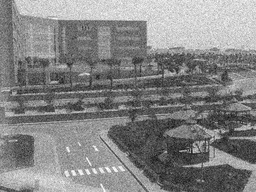
#> input picture Assignment 1/Task 2/GUC.jpg, 256 x 192 px, shrunk from 500 x 375 before the run
$ python task2.py
#> lines starting #> are read from the running program, lines starting #| are printed output that depends on the picture
import copy
from PIL import Image
import numpy as np
import matplotlib.pyplot as plt

#~~~~~~~~~~~~~~~~~~~~~~~~~~~~~~~~~~~~~~~~~~~~~~~~~~~~~~~~~~~~~~~~~~~~~~~~~~~~~~~~~~~~~~~~~~~~~~~~~~~~~~~~~~~~~~~~~~~~~~~~~~~~~~~~~~~~~
# reading an image

image = plt.imread('GUC.jpg')
#> image is the input picture: shape (192, 256); min 13, max 255, mean 132

#~~~~~~~~~~~~~~~~~~~~~~~~~~~~~~~~~~~~~~~~~~~~~~~~~~~~~~~~~~~~~~~~~~~~~~~~~~~~~~~~~~~~~~~~~~~~~~~~~~~~~~~~~~~~~~~~~~~~~~~~~~~~~~~~~~~~~
# ideal filter function

def ideal(distance, cutoff_distance):
    return 1 if distance <= cutoff_distance else 0

#~~~~~~~~~~~~~~~~~~~~~~~~~~~~~~~~~~~~~~~~~~~~~~~~~~~~~~~~~~~~~~~~~~~~~~~~~~~~~~~~~~~~~~~~~~~~~~~~~~~~~~~~~~~~~~~~~~~~~~~~~~~~~~~~~~~~~
# butterworth filter function

def butterworth(order, distance, cutoff_distance):
    power = 2*order
    return (1/(1+((distance/cutoff_distance)**power)))

#~~~~~~~~~~~~~~~~~~~~~~~~~~~~~~~~~~~~~~~~~~~~~~~~~~~~~~~~~~~~~~~~~~~~~~~~~~~~~~~~~~~~~~~~~~~~~~~~~~~~~~~~~~~~~~~~~~~~~~~~~~~~~~~~~~~~~
# gaussian filter function

def gaussian(distance, cutoff_distance):
    numerator = (-1) * (distance**2)
    denominator = (2) * (cutoff_distance**2)
    return np.exp((numerator/denominator))

#~~~~~~~~~~~~~~~~~~~~~~~~~~~~~~~~~~~~~~~~~~~~~~~~~~~~~~~~~~~~~~~~~~~~~~~~~~~~~~~~~~~~~~~~~~~~~~~~~~~~~~~~~~~~~~~~~~~~~~~~~~~~~~~~~~~~~
# low-pass filter function

def low_pass(image, type, order, cutoff_distance):
#> called with type = 'ideal', order = 1, cutoff_distance = 5
    img = copy.deepcopy(image)
    f = np.fft.fft2(img)
    fshift = np.fft.fftshift(f)
    m = fshift.shape[0]
#> m = 192
    n = fshift.shape[1]
#> n = 256

    for u in range(0, m):
        for v in range(0, n):
            distance = np.sqrt(np.square(u-(m/2)) + np.square(v-(n/2)))
            if type == "ideal":
                fshift[u][v] *= ideal(distance, cutoff_distance)
            elif type == "butterworth":
                fshift[u][v] *= butterworth(order, distance, cutoff_distance)
            else:
                fshift[u][v] *= gaussian(distance, cutoff_distance)

    f_ishift = np.fft.ifftshift(fshift)
    img_back = np.fft.ifft2(f_ishift)
    return img_back.real

#~~~~~~~~~~~~~~~~~~~~~~~~~~~~~~~~~~~~~~~~~~~~~~~~~~~~~~~~~~~~~~~~~~~~~~~~~~~~~~~~~~~~~~~~~~~~~~~~~~~~~~~~~~~~~~~~~~~~~~~~~~~~~~~~~~~~~

output1 = low_pass(image, "ideal", 1, 5)
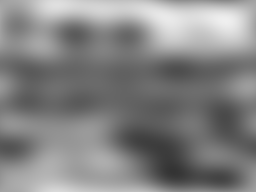
#> output1: shape (192, 256) float64; min 52.25, max 239.7, mean 132
output2 = low_pass(image, "ideal", 1, 30)
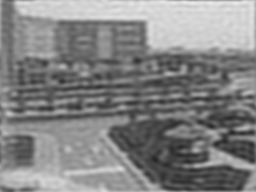
#> output2: shape (192, 256) float64; min 38.91, max 234.7, mean 132
output3 = low_pass(image, "ideal", 1, 50)
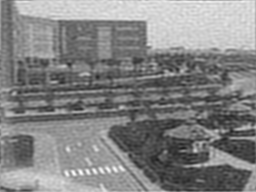
#> output3: shape (192, 256) float64; min 30.27, max 253.5, mean 132

output4 = low_pass(image, "butterworth", 1, 5)
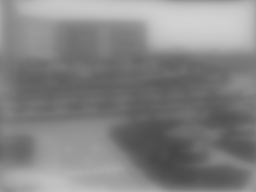
#> output4: shape (192, 256) float64; min 70.48, max 210.4, mean 132
output5 = low_pass(image, "butterworth", 1, 30)
output6 = low_pass(image, "butterworth", 1, 50)

output7 = low_pass(image, "gaussian", 1, 5)
output8 = low_pass(image, "gaussian", 1, 30)
output9 = low_pass(image, "gaussian", 1, 50)

Image.fromarray(output1.astype('uint8')).save("GUC_ILPF_5.jpg")
Image.fromarray(output2.astype('uint8')).save("GUC_ILPF_30.jpg")
Image.fromarray(output3.astype('uint8')).save("GUC_ILPF_50.jpg")

Image.fromarray(output4.astype('uint8')).save("GUC_BLPF_5.jpg")
Image.fromarray(output5.astype('uint8')).save("GUC_BLPF_30.jpg")
Image.fromarray(output6.astype('uint8')).save("GUC_BLPF_50.jpg")

Image.fromarray(output7.astype('uint8')).save("GUC_GLPF_5.jpg")
Image.fromarray(output8.astype('uint8')).save("GUC_GLPF_30.jpg")
Image.fromarray(output9.astype('uint8')).save("GUC_GLPF_50.jpg")
